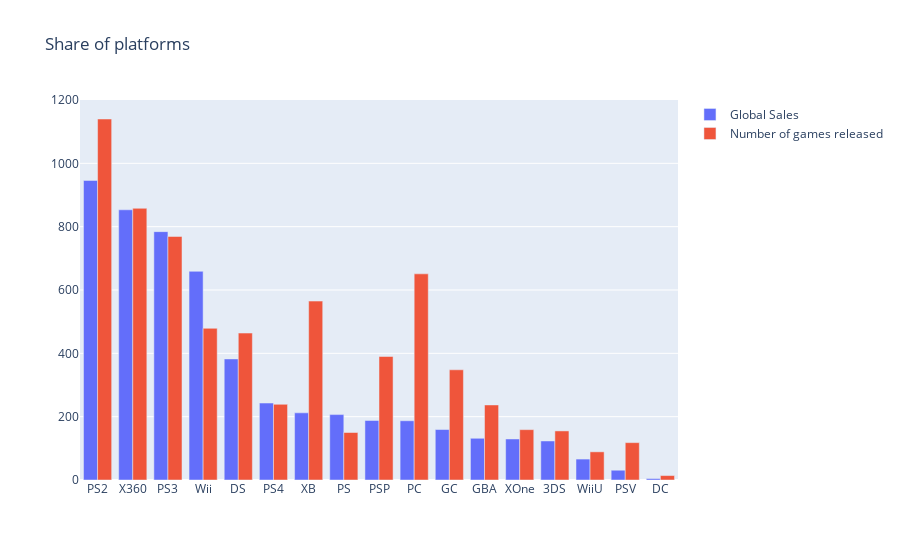

This figure's notebook cell:
### Code cell
trace0 = go.Bar(
    x=platforms_df.index,
    y=platforms_df.Global_Sales,
    name='Global Sales'
)

trace1 = go.Bar(
    x=platforms_df.index,
    y=platforms_df.Number_of_Games,
    name='Number of games released'
)

data = [trace0, trace1]
layout = {'title': 'Share of platforms'}

fig = go.Figure(data=data, layout=layout)

iplot(fig, show_link=False)

### Figure 1 — Plotly figure (JSON) as saved in the notebook; plotly's stock layout.template omitted (floating-point values rounded to 4 significant figures)
{"data": [{"name": "Global Sales", "type": "bar", "x": ["PS2", "X360", "PS3", "Wii", "DS", "PS4", "XB", "PS", "PSP", "PC", "GC", "GBA", "XOne", "3DS", "WiiU", "PSV", "DC"], "y": [946.0, 853.3, 784.3, 659.0, 382.3, 243.0, 212.1, 206.6, 187.9, 187.1, 159.4, 131.8, 129.6, 123.2, 66.08, 30.88, 4.55]}, {"name": "Number of games released", "type": "bar", "x": ["PS2", "X360", "PS3", "Wii", "DS", "PS4", "XB", "PS", "PSP", "PC", "GC", "GBA", "XOne", "3DS", "WiiU", "PSV", "DC"], "y": [1140, 858, 769, 479, 464, 239, 565, 150, 390, 651, 348, 237, 159, 155, 89, 118, 14]}], "layout": {"title": {"text": "Share of platforms"}}}
